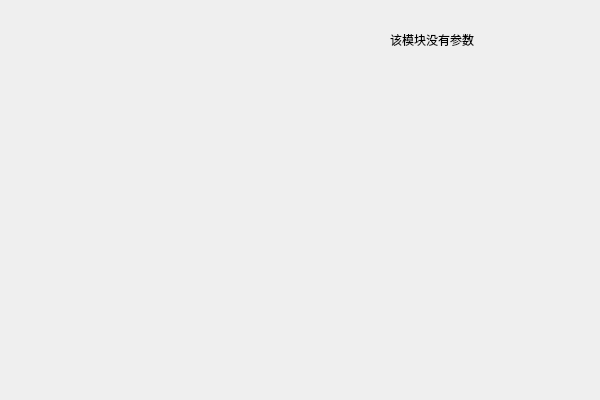
<?xml version="1.0" encoding="UTF-8"?>
<ui version="4.0">
 <class>DMS_tabClass</class>
 <widget class="QWidget" name="DMS_tabClass">
  <property name="geometry">
   <rect>
    <x>0</x>
    <y>0</y>
    <width>600</width>
    <height>400</height>
   </rect>
  </property>
  <property name="windowTitle">
   <string>DMS_tab</string>
  </property>
  <widget class="QLabel" name="label">
   <property name="geometry">
    <rect>
     <x>390</x>
     <y>30</y>
     <width>171</width>
     <height>19</height>
    </rect>
   </property>
   <property name="text">
    <string>该模块没有参数</string>
   </property>
  </widget>
 </widget>
 <layoutdefault spacing="6" margin="11"/>
 <resources/>
 <connections/>
</ui>
